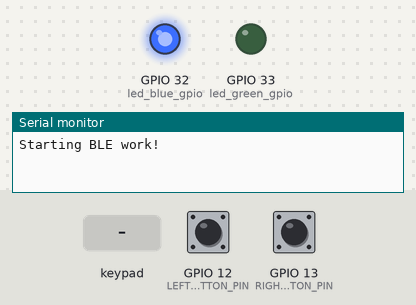
A sketch run on a simulated ESP32. On the bench: output pins drawn as LEDs (lit = HIGH), the last lines printed to the serial monitor. Wiring (inferred from the names in the program): 2 × IR receiver: data GPIO 14 / data GPIO 27. Inputs (shaded band) come from the test bench; at power-on: GPIO 12 (LEFT_BUTTON_PIN) HIGH, GPIO 13 (RIGHT_BUTTON_PIN) HIGH. USB keyboard and mouse output is not drawn.

Above: at 1.2 s.
1.3 s: keypad keys 2 3 2 2 3 2 1 # pressed 0.4 s apart
At 4.7 s:
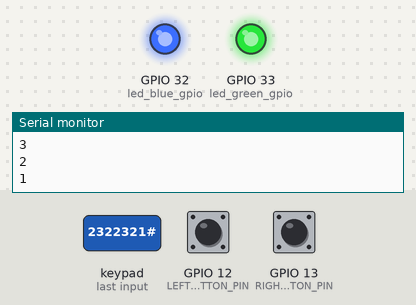
6.4 s: GPIO 12 (LEFT_BUTTON_PIN) pulled LOW for 0.15 s
8.0 s: GPIO 13 (RIGHT_BUTTON_PIN) pulled LOW for 0.15 s
9.6 s: key 'A' pressed
11.1 s: key 'B' pressed
12.6 s: keypad keys 2 3 2 2 3 2 1 D pressed 0.4 s apart
Timing chart, 0 to 15.6 s (numbered marks = the images above; inputs shaded):
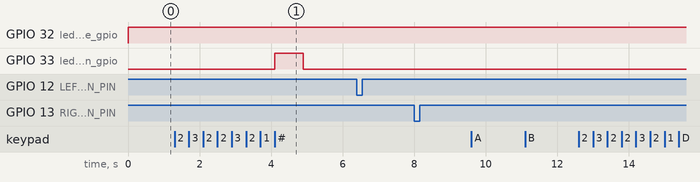

The sketch:

LooperRemote.ino
```cpp
#include <BleKeyboard.h>
#include <Keypad.h>


// Globale Variablen /////////////////////////////////////////////////////////////
const byte COLS = 4; //4 Spalten
const byte ROWS = 4; //4 Zeilen

///////////////////////////////////////////////////////////////////////////////

//Die Ziffern und Zeichen des Keypads werden eingegeben:
char hexaKeys[ROWS][COLS]={
{'1','4','7','*'},
{'2','5','8','0'},
{'3','6','9','#'},
{'A','B','C','D'}
};

byte colPins[COLS] = {23,22,3,21}; //Definition der Pins für die 4 Spalten
byte rowPins[ROWS] = {19,18,5,17};//Definition der Pins für die 4 Zeilen
char Taste; //Taste ist die Variable für die jeweils gedrückte Taste.

const byte led_blue_gpio = 32;
const byte led_green_gpio = 33;

char rightButton;
char leftButton;
char remoteRightButton;
char remoteLeftButton;

int buttonMode = 0;

bool isEditing = false;

// Objekte ///////////////////////////////////////////////////////////////////////
Keypad Tastenfeld = Keypad(makeKeymap(hexaKeys), rowPins, colPins, ROWS, COLS); //Das Keypad kann absofort mit "Tastenfeld" angesprochen werden
BleKeyboard bleKeyboard("PageChanger");

// Defines //////////////////////////////////////////////////////////////////////
#define LEFT_BUTTON_PIN 12
#define RIGHT_BUTTON_PIN 13
#define REMOTE_RIGHT_BUTTON_PIN 14
#define REMOTE_LEFT_BUTTON_PIN 27


// Funktionen ///////////////////////////////////////////////////////////////

///////////////////////////////////////////////
// SETUP
//////////////////////////////////////////////

void setup()
{
    // configure pin for button
    pinMode(RIGHT_BUTTON_PIN, INPUT_PULLUP);
    pinMode(LEFT_BUTTON_PIN, INPUT_PULLUP);
    pinMode(REMOTE_RIGHT_BUTTON_PIN, INPUT_PULLUP);
    pinMode(REMOTE_LEFT_BUTTON_PIN, INPUT_PULLUP);
    pinMode(led_blue_gpio, OUTPUT);
    pinMode(led_green_gpio, OUTPUT);
    Serial.begin(115200);
    Serial.println("Starting BLE work!");
    bleKeyboard.begin();
    digitalWrite(led_green_gpio, LOW);

    rightButton = KEY_PAGE_UP;
    leftButton = KEY_PAGE_DOWN;

    remoteRightButton = 'c';
    remoteLeftButton = 'd';
    buttonMode = 1;
}

///////////////////////////////////////////////
// CHANGE PAGE MODE
//////////////////////////////////////////////

void ChangePageMode()
{
    rightButton = KEY_PAGE_UP;
    leftButton = KEY_PAGE_DOWN;
}

///////////////////////////////////////////////
// MNUSIC MODE
//////////////////////////////////////////////

void MusicMode()
{
    rightButton = 'a';
    leftButton = 'b';
    remoteRightButton = 'c';
    remoteLeftButton = 'd';
}

///////////////////////////////////////////////
// SHOW MODE
//////////////////////////////////////////////

void ShowMode()
{
    for (int i=0; i < buttonMode; i++)
    {
        digitalWrite(led_green_gpio, HIGH);
        delay(800);
        digitalWrite(led_green_gpio, LOW);
        delay(800);
    }
}

///////////////////////////////////////////////
// MAIN LOOP
//////////////////////////////////////////////

void loop()
{
  // Bluetooth
    if(bleKeyboard.isConnected())
    {
        digitalWrite(led_blue_gpio, HIGH);
        if(digitalRead(RIGHT_BUTTON_PIN) == LOW)
        {
          Serial.println("right");
            bleKeyboard.write(rightButton);
            delay(300);
        }

        if(digitalRead(LEFT_BUTTON_PIN) == LOW)
        {
          Serial.println("left");
            bleKeyboard.write(leftButton);
            delay(300);
        }

        if(digitalRead(REMOTE_RIGHT_BUTTON_PIN) == LOW)
        {
          Serial.println("Remote right");
            bleKeyboard.write(remoteRightButton);
            delay(300);
        }

        if(digitalRead(REMOTE_LEFT_BUTTON_PIN) == LOW)
        {
          Serial.println("Remote left");
            bleKeyboard.write(remoteLeftButton);
            delay(300);
        }
    }
    else
    {
        digitalWrite(led_blue_gpio, LOW);
    }

    Taste = Tastenfeld.getKey();
    if (Taste)
    {
        if (Taste == '*')
        {
            Taste = Tastenfeld.waitForKey();

            switch(Taste)
            {
                case '1':
                    ChangePageMode();
                    buttonMode = 1;
                    break;
                case '2':
                    MusicMode();
                    buttonMode = 2;
                    break;
            }
        }
        else if (Taste == '#')
        {
            ShowMode();
        }
        else
        {
            Serial.println(Taste);
            bleKeyboard.write(Taste);
            delay(300);
        }
    }
}
```

Measured:
- after the input at 1.3 s, GPIO 33 (led_green_gpio): LOW → HIGH after 2.8 s, → LOW 0.80 s later
